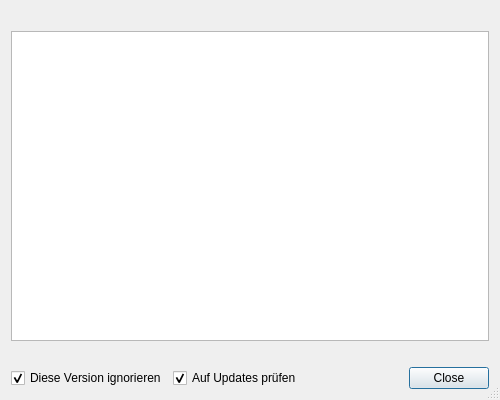
<?xml version="1.0" encoding="UTF-8"?>
<ui version="4.0">
 <class>DlgCheckUpdate</class>
 <widget class="QDialog" name="DlgCheckUpdate">
  <property name="geometry">
   <rect>
    <x>0</x>
    <y>0</y>
    <width>500</width>
    <height>400</height>
   </rect>
  </property>
  <property name="minimumSize">
   <size>
    <width>500</width>
    <height>400</height>
   </size>
  </property>
  <property name="windowTitle">
   <string>Neue Version verfügbar</string>
  </property>
  <property name="sizeGripEnabled">
   <bool>true</bool>
  </property>
  <layout class="QVBoxLayout" name="verticalLayout">
   <item>
    <layout class="QHBoxLayout" name="horizontalLayout_2">
     <item>
      <widget class="QLabel" name="lblName">
       <property name="sizePolicy">
        <sizepolicy hsizetype="Expanding" vsizetype="Preferred">
         <horstretch>0</horstretch>
         <verstretch>0</verstretch>
        </sizepolicy>
       </property>
       <property name="font">
        <font>
         <weight>75</weight>
         <bold>true</bold>
        </font>
       </property>
      </widget>
     </item>
     <item>
      <widget class="QLabel" name="lblDate"/>
     </item>
    </layout>
   </item>
   <item>
    <widget class="QTextEdit" name="textEdit">
     <property name="readOnly">
      <bool>true</bool>
     </property>
    </widget>
   </item>
   <item>
    <widget class="QLabel" name="lblUrl">
     <property name="openExternalLinks">
      <bool>true</bool>
     </property>
    </widget>
   </item>
   <item>
    <layout class="QHBoxLayout" name="horizontalLayout">
     <item>
      <widget class="QCheckBox" name="checkBox_ignor">
       <property name="toolTip">
        <string>Hiermit wird diese Version ignoriert. Die Meldung erscheint erneut beim nächten Versionssprung.</string>
       </property>
       <property name="text">
        <string>Diese Version ignorieren</string>
       </property>
       <property name="checked">
        <bool>true</bool>
       </property>
      </widget>
     </item>
     <item>
      <widget class="QCheckBox" name="cbCheckForUpdates">
       <property name="toolTip">
        <string>&lt;html&gt;&lt;head/&gt;&lt;body&gt;&lt;p&gt;Hiermit wird gerpüft, ob ein Update vorliegt.&lt;/p&gt;&lt;p&gt;&lt;br/&gt;&lt;/p&gt;&lt;/body&gt;&lt;/html&gt;</string>
       </property>
       <property name="text">
        <string>Auf Updates prüfen</string>
       </property>
       <property name="checked">
        <bool>true</bool>
       </property>
      </widget>
     </item>
     <item>
      <widget class="QDialogButtonBox" name="buttonBox">
       <property name="orientation">
        <enum>Qt::Horizontal</enum>
       </property>
       <property name="standardButtons">
        <set>QDialogButtonBox::Close</set>
       </property>
      </widget>
     </item>
    </layout>
   </item>
  </layout>
 </widget>
 <resources/>
 <connections>
  <connection>
   <sender>buttonBox</sender>
   <signal>accepted()</signal>
   <receiver>DlgCheckUpdate</receiver>
   <slot>accept()</slot>
   <hints>
    <hint type="sourcelabel">
     <x>248</x>
     <y>254</y>
    </hint>
    <hint type="destinationlabel">
     <x>157</x>
     <y>274</y>
    </hint>
   </hints>
  </connection>
  <connection>
   <sender>buttonBox</sender>
   <signal>rejected()</signal>
   <receiver>DlgCheckUpdate</receiver>
   <slot>reject()</slot>
   <hints>
    <hint type="sourcelabel">
     <x>316</x>
     <y>260</y>
    </hint>
    <hint type="destinationlabel">
     <x>286</x>
     <y>274</y>
    </hint>
   </hints>
  </connection>
 </connections>
</ui>
